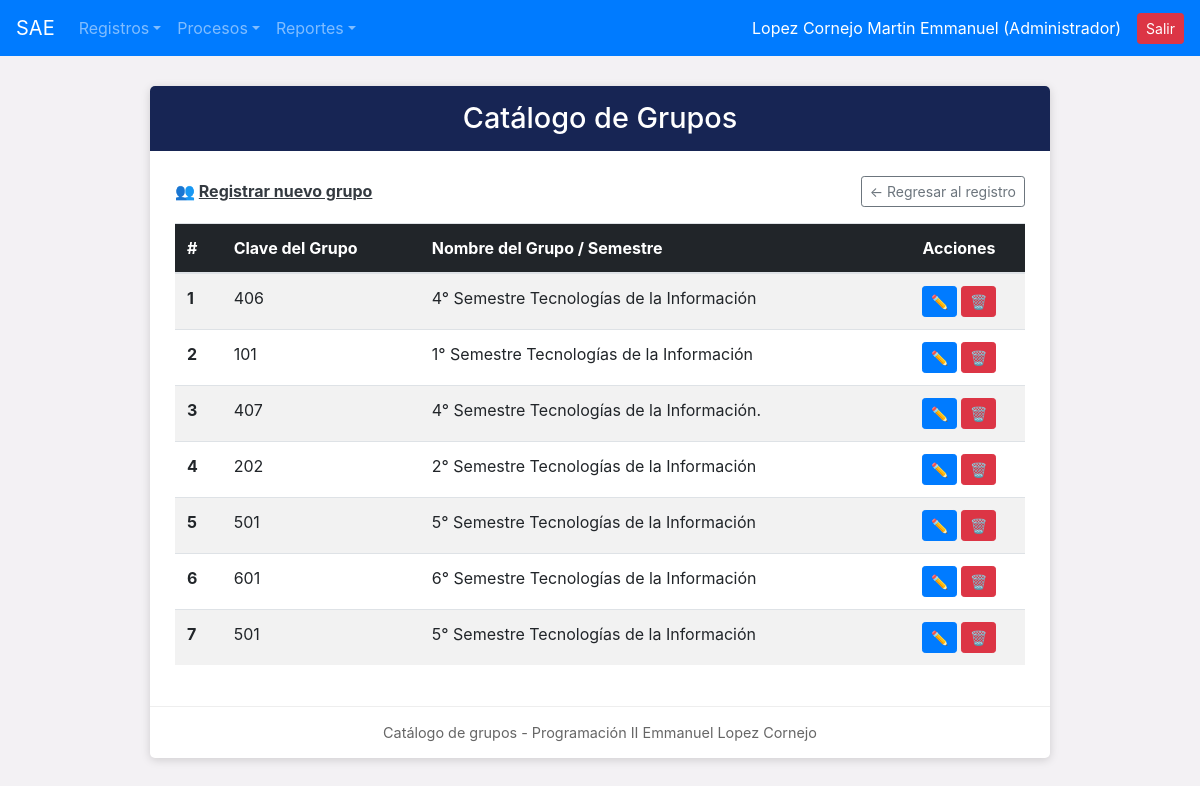
Page /crude/crude_grupos.php (signed in) on the committed database.
### tables this page shows
CREATE TABLE `grupos` (
  `idgrupo` int(11) NOT NULL,
  `clave_grupo` varchar(50) NOT NULL,
  `nombre_grupo` varchar(100) NOT NULL,
  `estatus_grupo` varchar(10) DEFAULT 'ALTA'
);

### crude/crude_grupos.php (the view, shortened to what this page needs)
<?php
include_once("../conexion.php");
include_once("../navegacion/nav.php");
$grupos = $conexion->query("SELECT * FROM grupos WHERE estatus_grupo = 'ALTA'");
?>
<!DOCTYPE html>
<html lang="es">
<head>
</head>
<body>
<div class="container">
    <div class="formulario">
        <div class="titulo">
            <h2>Catálogo de Grupos</h2>
        </div>
        <div class="contenido">
            <div class="d-flex justify-content-between align-items-center mb-3">
                <a href="../registro/reg_grupo.php" class="text-dark font-weight-bold">👥 <u>Registrar nuevo grupo</u></a>
                <a href="../registro/reg_grupo.php" class="btn btn-outline-secondary btn-sm">← Regresar al registro</a>
            </div>
            <table class="table table-striped table-hover align-middle">
                <thead style="background-color: #212529; color: white;">
                    <tr>
                        <th>#</th>
                        <th>Clave del Grupo</th>
                        <th>Nombre del Grupo / Semestre</th>
                        <th class="text-center">Acciones</th>
                    </tr>
                </thead>
                <tbody>
                    <?php if ($grupos && $grupos->num_rows > 0): ?>
                        <?php $i = 1; ?>
                        <?php while ($row = $grupos->fetch_assoc()): ?>
                            <tr>
                                <td><b><?php echo $i++; ?></b></td>
                                <td><?php echo htmlspecialchars($row['clave_grupo']); ?></td>
                                <td><?php echo htmlspecialchars($row['nombre_grupo']); ?></td>
                                <td class="text-center">
                                    <a href="../modificacion/modif_grupo.php?id=<?php echo $row['idgrupo']; ?>" class="btn btn-primary btn-sm">✏️</a>
                                    <a href="../baja/baja_grupo.php?id=<?php echo $row['idgrupo']; ?>" class="btn btn-danger btn-sm" onclick="return confirm('¿Dar de baja grupo?');">🗑️</a>
                                </td>
                            </tr>
                        <?php endwhile; ?>
                    <?php else: ?>
                        <tr><td colspan="4" class="text-center py-3">No hay grupos activos.</td></tr>
                    <?php endif; ?>
                </tbody>
            </table>
        </div>
        <div class="pie">
            Catálogo de grupos - Programación II Emmanuel Lopez Cornejo
        </div>
    </div>
</div>
</body>
</html>

### crude/crude_grupos.php (style rules this page uses)
body { background-color: #f3f1f4; }
.formulario { background-color: white; max-width: 900px; margin: 30px auto; border-radius: 5px; box-shadow: 0 2px 10px rgba(0,0,0,0.15); overflow: hidden; }
.titulo { background-color: #172554; color: white; padding: 15px; text-align: center; }
.titulo h2 { margin: 0; font-size: 1.8rem; font-weight: 500; }
.contenido { padding: 25px; }
.pie { text-align: center; padding: 15px; color: #666; font-size: 0.9rem; border-top: 1px solid #eee; }

### rows in the picture
grupos: clave_grupo "406", nombre_grupo "4° Semestre Tecnologías de la Información"
grupos: clave_grupo "101", nombre_grupo "1° Semestre Tecnologías de la Información"
grupos: clave_grupo "407", nombre_grupo "4° Semestre Tecnologías de la Información."
grupos: clave_grupo "202", nombre_grupo "2° Semestre Tecnologías de la Información"
grupos: clave_grupo "501", nombre_grupo "5° Semestre Tecnologías de la Información"
grupos: clave_grupo "601", nombre_grupo "6° Semestre Tecnologías de la Información"
grupos: clave_grupo "501", nombre_grupo "5° Semestre Tecnologías de la Información"

### other values in the picture
$_SESSION['nombre_usuario'] "Lopez Cornejo Martin Emmanuel"
$_SESSION['nombre_puesto'] "Administrador"
